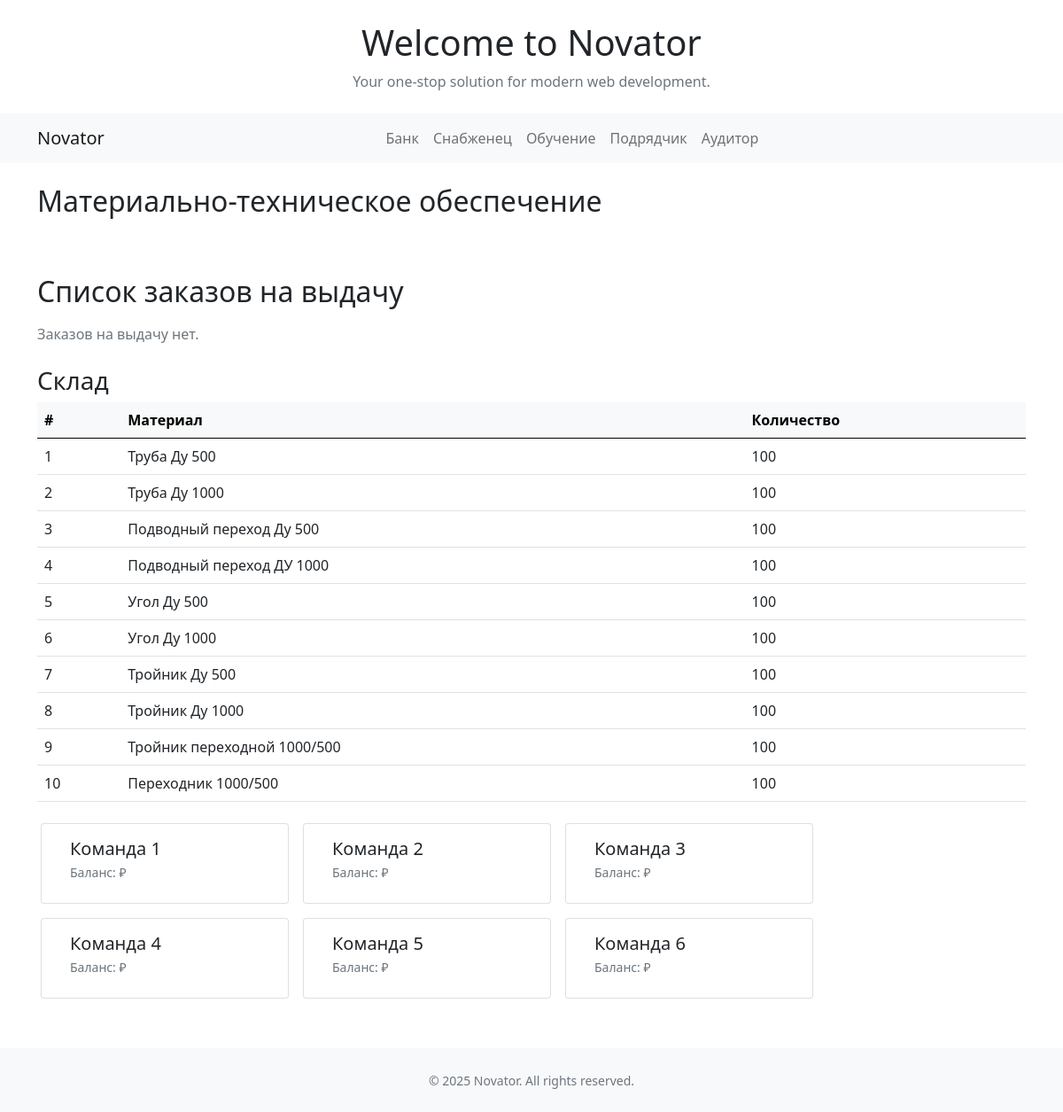
The page /mtr/ (signed in) on the database its author committed.
### mtr/models.py (models this page shows, shortened)
class Stock(models.Model):
    warehouse = models.ForeignKey(
        Sklad,
        on_delete=models.CASCADE,
        related_name="stocks",
        verbose_name="Склад"
    )
    material = models.ForeignKey(
        Material,
        on_delete=models.CASCADE,
        related_name="stocks",
        verbose_name="Материал"
    )
    quantity = models.DecimalField(
        max_digits=15,
        decimal_places=3,
        default=0,
        verbose_name="Количество"
    )
    class Meta:
        unique_together = ("warehouse", "material")
        verbose_name = "Остаток"
        verbose_name_plural = "Остатки"

class Sklad(models.Model):
    name = models.CharField(max_length=100, verbose_name='Название склада')
    team = models.ForeignKey(Team, on_delete=models.CASCADE, related_name='sklad_team', blank=True, null=True)
    slug = models.SlugField(max_length=100, blank=True)
    category = models.CharField(max_length=100, verbose_name='Категория склада', blank=True)
    is_active = models.BooleanField(default=True, verbose_name='Активен')
    class Meta:
        verbose_name = "Склад"
        verbose_name_plural = "Склады"
        ordering = ["name"]
    def __str__(self):
        return self.name

### main/models.py (models this page shows, shortened)
class Material(models.Model):
    name = models.CharField(max_length=100,verbose_name='Наименование')
    slug = models.SlugField(max_length=100, blank=True)
    price = models.FloatField(max_length=10, verbose_name='Стоимость')
    category = models.ForeignKey(Category, on_delete=models.SET_DEFAULT ,verbose_name='Категория', default='пусто')
    eco_score = models.FloatField(max_length=10, verbose_name='Экологический балл', default=0)

class Team(models.Model):
    name = models.CharField(max_length=100, verbose_name='Имя команды')
    slug = models.SlugField(max_length=100)
    status = models.BooleanField(default=False, verbose_name='Активно')

### mtr/views.py (the view)
# urls.py: path('', views.index, name='index'),
@login_required
def index(request):
    zakazy = Zakaz.objects.filter(status__pk=2).filter(payment=True).filter(issued=False)
    sklad = Sklad.objects.filter(is_active=True, name = request.user.userprofile.sklad)
    stock = Stock.objects.filter(warehouse__in=sklad, material__category__slug__in=['trubi', 'buildings'])
    sklad_teams = Sklad.objects.filter(team__isnull=False)
    materials = []
    for items in sklad:
        materials.extend(Stock.objects.filter(warehouse=items))
    context = {
        'zakazy': zakazy,
        'sklad': stock,
        'sklad_teams': sklad_teams,
        'materials': materials
    }
    return render(request, 'mtr/index.html', context)

### templates/mtr/index.html (shortened to what this page needs)
{% extends 'base.html' %}
{% block content %}
<div class="container my-4">
  <h2 class="mb-4">Материально-техническое обеспечение</h2>
    <div class="d-flex flex-row mb-3 gap-3 overflow-auto py-2 px-1">
    </div>
</div>
<div class="container my-4">
  <div class="d-flex justify-content-between align-items-center mb-3">
    <h2 class="m-0">Список заказов на выдачу</h2>
  </div>
    {% if not zakazy %}
    <p class="text-muted">Заказов на выдачу нет.</p>
  {% endif %}
  {% if sklad %}
    <div class="table-responsive mt-4">
      <h3>Склад</h3>
      <table class="table table-hover">
        <thead class="table-light">
          <tr>
            <th>#</th>
            <th>Материал</th>
            <th>Количество</th>
          </tr>
        </thead>
        <tbody>
          {% for item in sklad %}
          <tr>
            <td>{{ item.id }}</td>
            <td>{{ item.material.name }}</td>
            <td>{{ item.quantity|floatformat:0 }}</td>
          </tr>
          {% endfor %}
        </tbody>
      </table>
    </div>
  {% endif %}
   {% if sklad_teams %}
    <div class="team-row d-flex flex-row flex-wrap gap-3 overflow-auto py-2 px-1" style="scroll-behavior:smooth;">
      {% for sklad in sklad_teams %}
        <a href="{% url 'mtr:sklad_team_detail' sklad.pk %}" style="display: block; text-decoration: none; color: inherit;"><div class="card" style="min-width:280px; max-width:320px;">
          <div class="card-body d-flex align-items-start">
            <div class="flex-grow-1">
              <h5 class="card-title mb-1">{{ sklad.team.name }}</h5>
              <div class="d-flex justify-content-between align-items-center">
                <div class="small text-muted">
                  <p class="card-text mb-2">
                    Баланс: {{ sklad.team.balance|floatformat:0 }} ₽ </p>
                </div>
              </div>
            </div>
          </div>
        </div></a>
      {% endfor %}
    </div>
  {% else %}
    <p class="text-muted">No teams found.</p>
  {% endif %}
{% endblock %}

### rows shown on the page
Stock: id "1", material.name "Труба Ду 500", quantity "100"
Stock: id "2", material.name "Труба Ду 1000", quantity "100"
Stock: id "3", material.name "Подводный переход Ду 500", quantity "100"
Stock: id "4", material.name "Подводный переход ДУ 1000", quantity "100"
Stock: id "5", material.name "Угол Ду 500", quantity "100"
Stock: id "6", material.name "Угол Ду 1000", quantity "100"
Stock: id "7", material.name "Тройник Ду 500", quantity "100"
Stock: id "8", material.name "Тройник Ду 1000", quantity "100"
Stock: id "9", material.name "Тройник переходной 1000/500", quantity "100"
Stock: id "10", material.name "Переходник 1000/500", quantity "100"
Sklad: team.name "Команда 1"
Sklad: team.name "Команда 2"
Sklad: team.name "Команда 3"
Sklad: team.name "Команда 4"
Sklad: team.name "Команда 5"
Sklad: team.name "Команда 6"

### other values the page prints
{{ year|default:2025 }} "2025"
